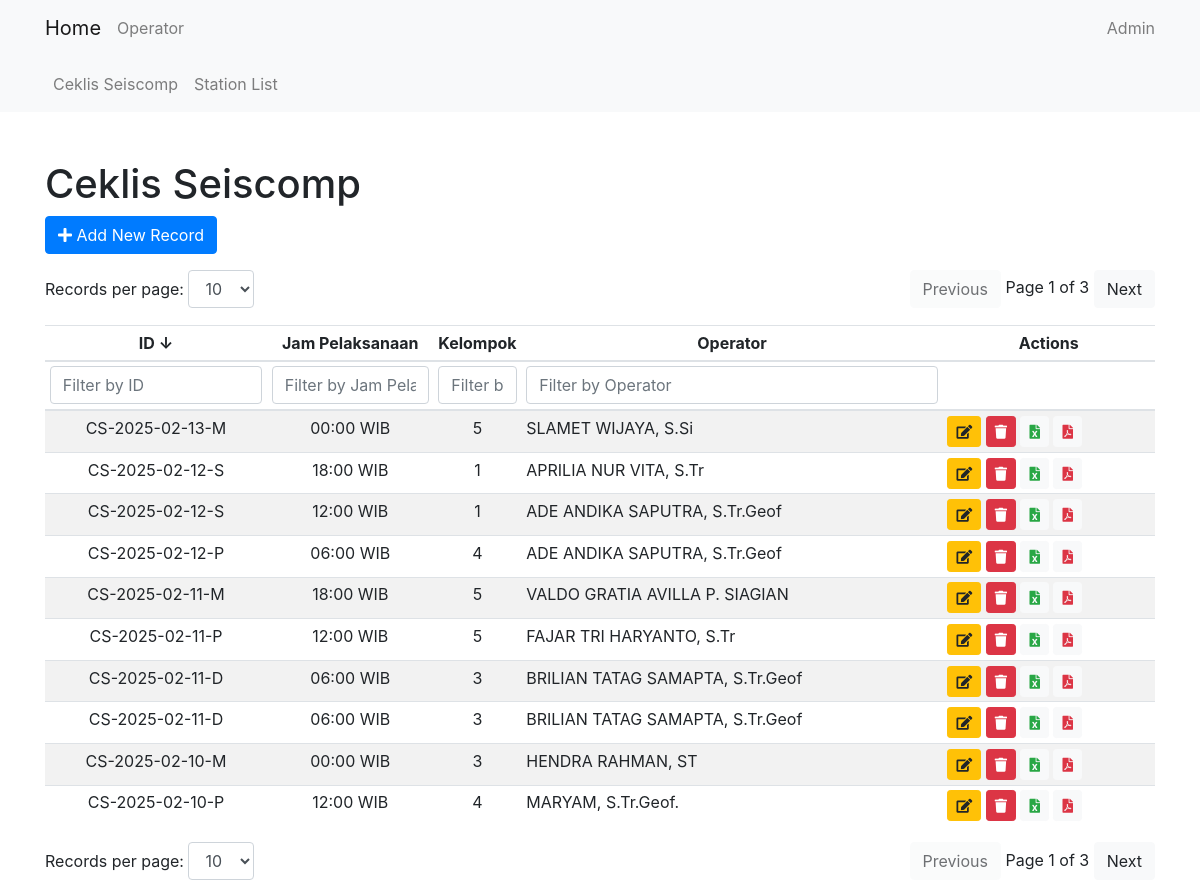
The app's page /cl_seiscomp/, older data.
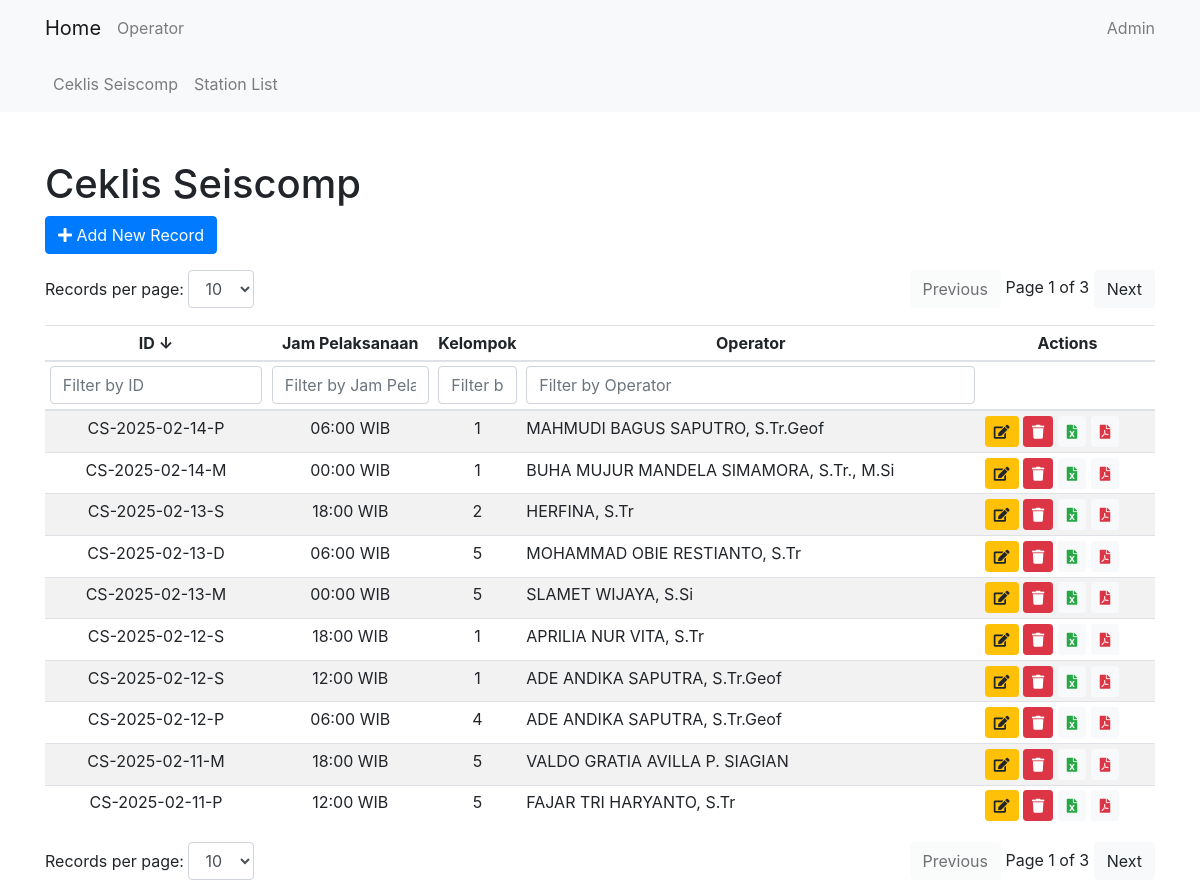
The same page, newer data.
### cl_seiscomp/models.py (models this page shows, shortened)
class CsRecordModel(models.Model):
    date = models.DateField(default=timezone.now)
    cs_id = models.CharField(max_length=15, default='0')
    shift = models.CharField(max_length=15, choices=SHIFT, default='P')
    jam_pelaksanaan = models.CharField(max_length=20, choices=WAKTU, default='12:00 WIB')
    kelompok = models.IntegerField(choices=KELOMPOK, default=1)
    operator = models.ForeignKey(Operator, on_delete=models.CASCADE)
    gaps = models.TextField(max_length=10000, null=True, blank=True)
    spikes = models.TextField(max_length=10000, null=True, blank=True)
    blanks = models.TextField(max_length=10000, null=True, blank=True)
    slmon = models.PositiveIntegerField(null=True, blank=True, default=0)
    count_gaps = models.PositiveIntegerField(null=True, blank=True, default=0)
    count_spikes = models.PositiveIntegerField(null=True, blank=True, default=0)
    count_blanks = models.PositiveIntegerField(null=True, blank=True, default=0)
    slmon_image = models.ImageField(upload_to='cl_seiscomp/slmon_images/', null=True, blank=True)

### core/models.py (models this page shows)
class Operator(models.Model):
    name = models.CharField(max_length=100)
    NIP = models.CharField(max_length=18)
    def __str__(self):
        return self.name

### cl_seiscomp/views.py (the view)
# urls.py: path('', CsListView.as_view(), name='cs_list'),
class CsListView(ListView):
    model = CsRecordModel
    template_name = 'cl_seiscomp/cs_list.html'
    context_object_name = 'csrecords'

### cl_seiscomp/templates/cl_seiscomp/cs_list.html (shortened to what this page needs)
{% extends 'core/base.html' %}
{% block content %}
<h1 class="mt-5">Ceklis Seiscomp</h1>
<a href="{% url 'cl_seiscomp:cs_create' %}" class="btn btn-primary mb-3">
    <i class="fas fa-plus"></i> Add New Record
</a>
<div class="d-flex justify-content-between mb-3">
    <div>
        <label for="recordsPerPageTop">Records per page:</label>
        <select id="recordsPerPageTop" class="form-control d-inline-block w-auto">
            <option value="10" selected>10</option>
        </select>
    </div>
    <div>
        <button id="prevPageTop" class="btn btn-light">Previous</button>
        <span id="pageInfoTop"></span>
        <button id="nextPageTop" class="btn btn-light">Next</button>
    </div>
</div>
<table class="table mt-3 table-striped table-sm" id="csRecordTable">
    <thead>
        <tr>
            <th onclick="sortTable(0)" style="cursor: pointer; text-align: center;" width="20%">ID <span id="idSortArrow">↓</span></th>
            <th onclick="sortTable(1)" style="cursor: pointer; text-align: center;" width="15%">Jam Pelaksanaan </th>
            <th onclick="sortTable(2)" style="cursor: pointer; text-align: center;" width="5%">Kelompok </th>
            <th onclick="sortTable(3)" style="cursor: pointer; text-align: center;">Operator </th>
            <th style="text-align: center;">Actions</th>
        </tr>
        <tr>
            <th><input type="text" id="idFilter" onkeyup="filterTable(0)" placeholder="Filter by ID" class="form-control"></th>
            <th><input type="text" id="jampelFilter" onkeyup="filterTable(1)" placeholder="Filter by Jam Pelaksanaan" class="form-control"></th>
            <th><input type="text" id="kelompokFilter" onkeyup="filterTable(2)" placeholder="Filter by Kelompok" class="form-control"></th>
            <th><input type="text" id="operatorFilter" onkeyup="filterTable(3)" placeholder="Filter by Operator" class="form-control"></th>
            <th></th>
        </tr>
    </thead>
    <tbody id="csRecordTableBody">
        {% for record in csrecords %}
        <tr>
            <td style="text-align: center;">{{ record.cs_id }}</td>
            <td style="text-align: center;">{{ record.jam_pelaksanaan }}</td>
            <td style="text-align: center;">{{ record.kelompok }}</td>
            <td>{{ record.operator }}</td>
            <td>
                <a href="{% url 'cl_seiscomp:cs_update' record.pk %}" class="btn btn-sm btn-warning" data-toggle="tooltip" title="Edit">
                    <i class="fas fa-edit"></i>
                </a>
                <form action="{% url 'cl_seiscomp:cs_delete' record.pk %}" method="post" style="display:inline;">
                    <button type="button" class="btn btn-sm btn-danger delete-button" data-toggle="tooltip" title="Delete">
                        <i class="fas fa-trash"></i>
                    </button>
                </form>
                <a href="{% url 'cl_seiscomp:cs_export_excel' record.pk %}" class="btn btn-sm btn-light text-success">
                    <i class="fas fa-file-excel"></i>
                </a>
                <a href="{% url 'cl_seiscomp:cs_export_pdf' record.pk %}" class="btn btn-sm btn-light text-danger">
                    <i class="fas fa-file-pdf"></i>
                </a>
            </td>
        </tr>
        {% endfor %}
    </tbody>
</table>
<div class="d-flex justify-content-between">
    <div>
        <label for="recordsPerPage">Records per page:</label>
        <select id="recordsPerPage" class="form-control d-inline-block w-auto">
            <option value="10" selected>10</option>
        </select>
    </div>
    <div>
        <button id="prevPage" class="btn btn-light">Previous</button>
        <span id="pageInfo"></span>
        <button id="nextPage" class="btn btn-light">Next</button>
    </div>
</div>
{% endblock %}

### core/templates/core/base.html (shortened to what this page needs)
<!DOCTYPE html>
<html lang="en">
<head>
    <link href="https://stackpath.bootstrapcdn.com/bootstrap/4.5.2/css/bootstrap.min.css" rel="stylesheet">
    <link href="https://cdnjs.cloudflare.com/ajax/libs/font-awesome/5.15.4/css/all.min.css" rel="stylesheet">
</head>
<body>
    <nav class="navbar navbar-light bg-light">
        <div class="container">
            <a class="navbar-brand" href="{% url 'home' %}">Home</a>
            <ul class="navbar-nav">
                <li class="nav-item">
                    <a class="nav-link" href="{% url 'core:operator_list' %}">Operator</a>
                </li>
            </ul>
            <ul class="navbar-nav ml-auto">
                <li class="nav-item">
                    <a class="nav-link" href="{% url 'admin:index' %}">Admin</a>
                </li>
            </ul>
        </div>
    </nav>
    {% if 'cl_seiscomp' in request.resolver_match.namespace %}
    <nav class="navbar navbar-expand-lg navbar-light bg-light">
        <div class="container">
            <div class="collapse navbar-collapse" id="navbarNav">
                <ul class="navbar-nav">
                    <li class="nav-item">
                        <a class="nav-link" href="{% url 'cl_seiscomp:cs_list' %}">Ceklis Seiscomp</a>
                    </li>
                    <li class="nav-item">
                        <a class="nav-link" href="{% url 'cl_seiscomp:station_list' %}">Station List</a>
                    </li>
                </ul>
            </div>
        </div>
    </nav>
    {% endif %}
    <div class="container">
        {% block content %}{% endblock %}
    </div>
</body>
</html>

Row changes from the older to the newer data that the page shows:
no longer on this page (row unchanged): CsRecordModel: cs_id "CS-2025-02-10-P", jam_pelaksanaan "12:00 WIB", kelompok "4", operator "MARYAM, S.Tr.Geof."
no longer on this page (row unchanged): CsRecordModel: cs_id "CS-2025-02-10-M", jam_pelaksanaan "00:00 WIB", kelompok "3", operator "HENDRA RAHMAN, ST"
no longer on this page (row unchanged): CsRecordModel: cs_id "CS-2025-02-11-D", jam_pelaksanaan "06:00 WIB", kelompok "3", operator "BRILIAN TATAG SAMAPTA, S.Tr.Geof"
no longer on this page (row unchanged): CsRecordModel: cs_id "CS-2025-02-11-D", jam_pelaksanaan "06:00 WIB", kelompok "3", operator "BRILIAN TATAG SAMAPTA, S.Tr.Geof"
added CsRecordModel: cs_id "CS-2025-02-13-D", jam_pelaksanaan "06:00 WIB", kelompok "5", operator "MOHAMMAD OBIE RESTIANTO, S.Tr"
added CsRecordModel: cs_id "CS-2025-02-13-S", jam_pelaksanaan "18:00 WIB", kelompok "2", operator "HERFINA, S.Tr"
added CsRecordModel: cs_id "CS-2025-02-14-M", jam_pelaksanaan "00:00 WIB", kelompok "1", operator "BUHA MUJUR MANDELA SIMAMORA, S.Tr., M.Si"
added CsRecordModel: cs_id "CS-2025-02-14-P", jam_pelaksanaan "06:00 WIB", kelompok "1", operator "MAHMUDI BAGUS SAPUTRO, S.Tr.Geof"
